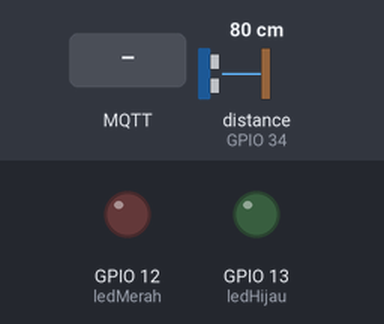
Bench run of a sketch on a simulated ESP32. Shown: output pins drawn as LEDs (lit = HIGH). Wiring (inferred from the names in the program): ultrasonic range finder: trigger GPIO 33; echo GPIO 34. The test bench sets the inputs (shaded band); at power-on: distance to the obstacle (sensor on GPIO 34) 80 cm. The echo pulse lasts 58.3 µs per cm; WiFi joins after 1.5 s; servers stay silent unless stated; no MQTT or app messages arrive unless stated; pins used as bus, display or sensor lines are not drawn; what the sketch prints to the serial monitor is not drawn.

Above: at 0.1 s.
At 1.51 s:
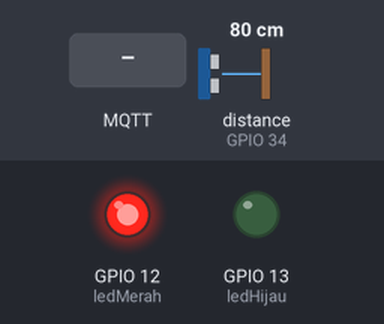
At 2.7 s:
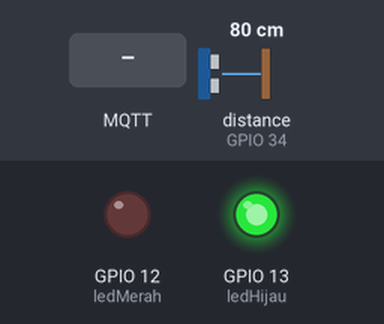
2.8 s: MQTT message "stop" arrives on the first subscribed topic
Timing chart, 0 to 5.8 s (numbered marks = the images above; inputs shaded):
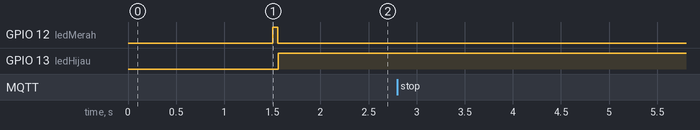

The sketch:

timerstart.ino
```cpp
#include <WiFi.h>
#include <PubSubClient.h>

const char* ssid = "JE_ART 5";
const char* password = "bubat123";
const char* mqtt_server = "broker.emqx.io";
const int mqtt_port = 1883;
const char* mqtt_topic = "renang/timer";

WiFiClient espClient;
PubSubClient client(espClient);

// Ultrasonik
#define trigPin 33
#define echoPin 34

// LED
#define ledMerah 12
#define ledHijau 13

bool alreadyStarted = false;

void setup() {
  Serial.begin(9600);
  WiFi.begin(ssid, password);
  while (WiFi.status() != WL_CONNECTED) {
    delay(500); Serial.print(".");
  }
  Serial.println("\nWiFi Terhubung!");

  client.setServer(mqtt_server, mqtt_port);
  client.setCallback(callback);

  pinMode(trigPin, OUTPUT);
  pinMode(echoPin, INPUT);
  pinMode(ledMerah, OUTPUT);
  pinMode(ledHijau, OUTPUT);

  digitalWrite(ledMerah, HIGH);  // Merah ON saat standby
  digitalWrite(ledHijau, LOW);
}

void reconnect() {
  while (!client.connected()) {
    if (client.connect("ESP32_START")) {
      Serial.println("Terhubung ke MQTT");
      client.subscribe(mqtt_topic);  // Subscribe agar bisa terima "stop"
    } else {
      Serial.println("Gagal konek MQTT. Retry...");
      delay(3000);
    }
  }
}

// Callback untuk menerima pesan MQTT
void callback(char* topic, byte* payload, unsigned int length) {
  String message;
  for (int i = 0; i < length; i++) {
    message += (char)payload[i];
  }
  message.trim();

  if (message == "stop") {
    alreadyStarted = false;
    Serial.println("RESET - Stop diterima");
    digitalWrite(ledMerah, HIGH);
    digitalWrite(ledHijau, LOW);
  }
}

void loop() {
  if (!client.connected()) reconnect();
  client.loop();

  // Cek jarak dari sensor ultrasonik
  digitalWrite(trigPin, LOW); delayMicroseconds(2);
  digitalWrite(trigPin, HIGH); delayMicroseconds(10);
  digitalWrite(trigPin, LOW);
  long duration = pulseIn(echoPin, HIGH);
  float distance = (duration / 2.0) / 29.1;

  if (distance > 60 && !alreadyStarted) {
    client.publish(mqtt_topic, "start");
    Serial.println("START dikirim!");
    alreadyStarted = true;
    digitalWrite(ledMerah, LOW);
    digitalWrite(ledHijau, HIGH);
  }

  delay(300);
}
```
